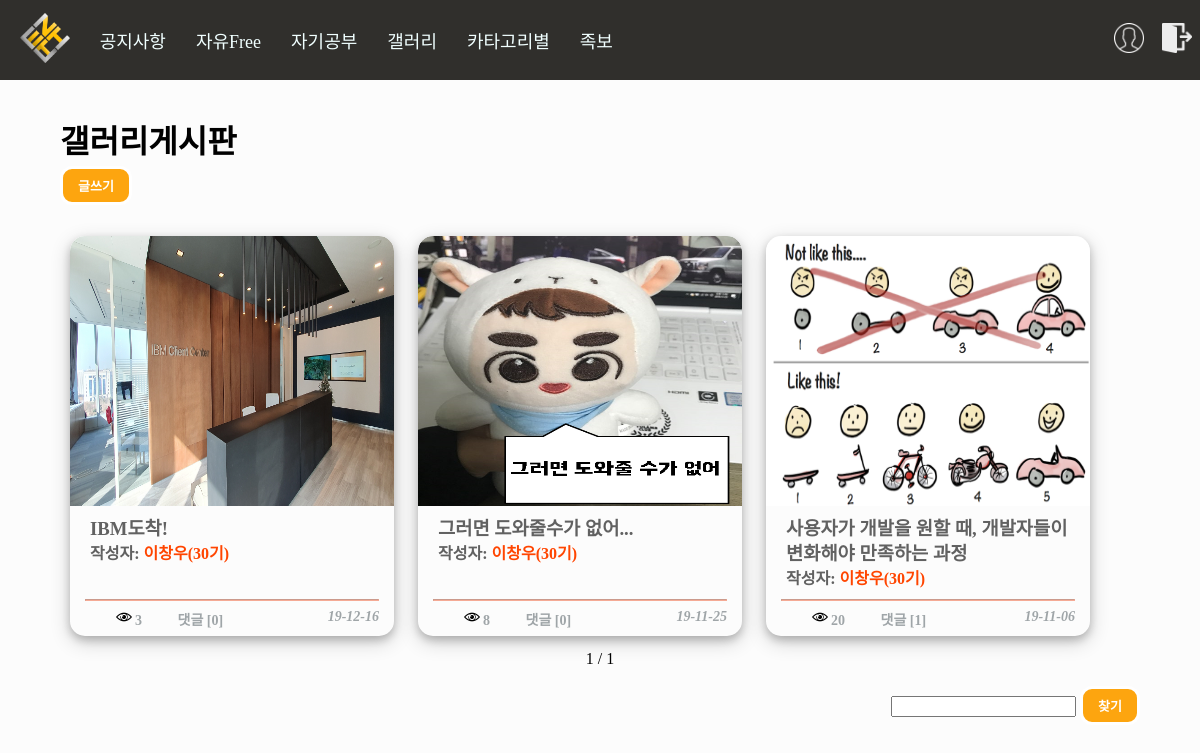
The page /board/gallery/ (signed in) on the database its author committed.
### board/models.py (models this page shows, shortened)
class Board(models.Model):
    Title = models.CharField(max_length=50) #제목
    Body = models.TextField() #내용
    Created_at = models.DateTimeField(auto_now_add=True) #생성 일자 및 시간
    Updated_at = models.DateTimeField(auto_now=True) #수정 일자 및 시간
    Author = models.CharField(max_length=13) #글쓴이 아이디
    Category = models.CharField(max_length=13) #분류
    HowMuch = models.IntegerField() #조회수
    files=models.FileField(upload_to='files/', default='')
    images=models.FileField(upload_to='Sumnail/', default='')
    def get_generation(self): #이름을 나오게 하는데 예외처리 까지 적용 만약 탈퇴한 사람이면!! Id 가 나온다
        try:
            a = Profile.objects.get(user__username=self.Author)
            if a.UserType == "99":
                return "<span style='font-weight:bolder;color:orangered;'>"+a.Name+"("+a.Generation+"기)</span>"
            elif a.UserType == "98": #관리자 및 운영진
                return "<span style='font-weight:bolder;color:blue;'>"+a.Name+"("+a.Generation+"기)</span>"
            elif a.UserType == "3": #손님
                return "<span style='font-weight:bolder;color:darkviolet;'>"+a.Name+"("+a.Generation+"기)</span>"
            else: #일반 사용자
                return "<span style='font-weight:bolder;color:black;'>"+a.Name+"("+a.Generation+"기)</span>"
        except: #익명을 위해서 id나오게 삭제되니깐 이름은 알 수 없으므로...
            return "<span style='font-weight:bolder;color:grey;'>"+self.Author+"</span>"
    def new(self): #최신
        if self.Created_at > timezone.now() - datetime.timedelta(days=1):
            return "<img height='16px' src='/static/n.png'/>"
        else:  #하루 지나면 안 최신
            return ""
    def change(self): #최신
        if self.Updated_at > timezone.now() - datetime.timedelta(days=1):
            return "<img height='16px' src='/static/c.png'/>"
        else:  #하루 지나면 안 최신
            return ""
    def file_icon(self): #최신
        if len(self.files.name) > 5: #5글자 이상일경우로 했음!! 그러면 당연히 5글자 이상 아닌게 없을 것임!
            return "<img height='16px' src='/static/file.png'/>"
        else:  #하루 지나면 안 최신
            return ""
    def howmanycomment(self):
        a = Comment.objects.filter(Article=self.id).count()
        b = str('[') + str(a) + str(']')
        if a:
            return b
        else:
            return ""
    def howmanyhit(self):
        a = Hittimecount.objects.get(Article=self.id)
        if a:
            return str("<img height='16px' src='/static/eye.png'/> ") + str(a.HowMuch)
    def summary(self):
        if(len(self.Body)>50):
            return self.Body[:49] + "..."
        else:
            return self.Body

class Hittimecount(models.Model):
    Article = models.ForeignKey(Board, on_delete=models.CASCADE)
    HowMuch = models.IntegerField() #조회수

### account/models.py (models this page shows, shortened)
class Profile(models.Model):
    user = models.OneToOneField(User, on_delete=models.CASCADE) #1대1 조인
    Name = models.TextField(max_length=10) #이름
    UserNumber = models.IntegerField() #학번
    Phone = models.CharField(max_length=13) #전화번호
    UserType = models.CharField(max_length=13) #권한
    Generation = models.CharField(max_length=13) #기수

### board/views.py (the view)
# urls.py: path('gallery/', views.gallery, name='gallery'),
def gallery(request):
    request.session['login_after'] = '/board/gallery/'
    gallery_b = Board.objects.filter(Category="2").order_by('-Created_at')
    if request.method == "POST":
        find_select = request.POST.get('find_select')
        gallery_b = Board.objects.filter(Category="2", Title__contains=find_select).order_by('-Created_at')
        pass
    paginator = Paginator(gallery_b,16) #페이지네이션 만들기
    page = request.GET.get('page') #페이지네이션 만들기
    posts = paginator.get_page(page) #페이지네이션 만들기
    request.session['location'] = 'gallery' #내 위치 알기 위해서 삭제한후 다시 돌아가기 위해서
    return render(request, "gallery.html", {'posts':posts})

### board/templates/gallery.html (shortened to what this page needs)
{%extends 'base.html'%}
{%load staticfiles%}
{%block contents%}
<div style="margin:3% 5%; height:55%;">
    <h1>
        갤러리게시판
        <form method="POST" action="{%url 'write'%}">
            {% if user.is_authenticated %}
            <input name="get_category" class="button write_button" type="submit" value="글쓰기"/>
            {%endif%}
        </form>
    </h1>
    {%for a in posts%}
   <a href="../detail/{{a.id}}">
   <div class="card">
      <div style="background-image: url('{{a.images.url}}');" class="card-header" >
         <div class = "card-header-is_closed" >
            </div >
      </div>
      <div class="card-body">
         <div class="card-body-header">
            <h3>{{a.Title}}</h3>
            <p class = "card-body-nickname">
                작성자: {{a.get_generation|safe}}
                </p>
         </div>
         <div class="card-body-footer">
            <hr style="margin-bottom: 8px; opacity: 0.5; border-color: #EF5A31">
               <i class="icon icon-view_count"></i>
               {%if a.howmanyhit %}
               {{a.howmanyhit|safe}}
               {%else%}
               <img style="width:16px;height:16px;" src="{%static 'eye.png'%}"/> 0
               {%endif%}
            <i class="icon icon-comments_count"></i>댓글 {%if a.howmanycomment == ''%}[0]{%else%}{{a.howmanycomment}}{%endif%}
            <i class="reg_date"> {{a.Created_at|date:"y-m-d"}} </i>
         </div>
      </div>
   </div>
    </a>
    {%endfor%}
    <br>
    <div style="text-align: center;">
        <div>
        <span>{{posts.number}}</span>
        <span>/</span>
        <span>{{posts.paginator.num_pages}}</span>
        </div>
    </div>
    <br>
    <form method="POST" action="{%url 'gallery'%}">
            <div style="float:right">
            <input type="text" name="find_select">
            <input name="get_find" class="button write_button" type="submit" value="찾기"/>
            </div>
        </form>
    <br><br><br>
    </div>
    {%endblock%}

### board/templates/gallery.html (style rules this page uses)
h2, h3, h4, h5, h6, p { margin: 0; }
.card { height: 400px; width: 30%; border-radius: 15px; margin:10px; display: inline-block; position: relative; box-shadow: 0 4px 8px 0 rgba(0, 0, 0, 0.2), 0 6px 20px 0 rgba(0, 0, 0, 0.19); overflow: hidden; }
.card-header { -webkit-transition: 0.5s; -moz-transition: 0.5s; -ms-transition: 0.5s; -o-transition: 0.5s; transition: 0.5s; width: 100%; height: 270px; border-radius: 15px 15px 0 0; background-size: 100% 280px; background-repeat: no-repeat; }
.card-header-is_closed { color: #FFF ; text-align: center ; float: right; margin: 15px 15px 0 0; border-radius: 50%; font-weight: bold; padding: 10px 10px; line-height: 20px; }
.card-body-header { line-height: 25px; margin: 10px 20px 0px 20px; }
.card-body-footer { position: absolute; margin-top: 15px; margin-bottom: 6px; bottom: 0; width: 314px; font-size: 14px; color: #9FA5A8; padding: 0 15px; width:-webkit-fill-available; }
.icon { display: inline-block; vertical-align: middle; margin-right: 2px; }
.icon-view_count { width: 25px; height: 17px; }
.icon-comments_count { margin-left: 5px; width: 25px; height: 17px; }
.reg_date { float: right; }

### rows shown on the page
Board: images (picture), Title "IBM도착!", get_generation "이창우(30기)", howmanyhit "3", shows "[0]", Created_at "19-12-16"
Board: images (picture), Title "그러면 도와줄수가 없어...", get_generation "이창우(30기)", howmanyhit "8", shows "[0]", Created_at "19-11-25"
Board: images (picture), Title "사용자가 개발을 원할 때, 개발자들이 변화해야 만족하는 과정", get_generation "이창우(30기)", howmanyhit "20", howmanycomment "[1]", Created_at "19-11-06"

### other values the page prints
{{ posts.number }} "1"
{{ posts.paginator.num_pages }} "1"
